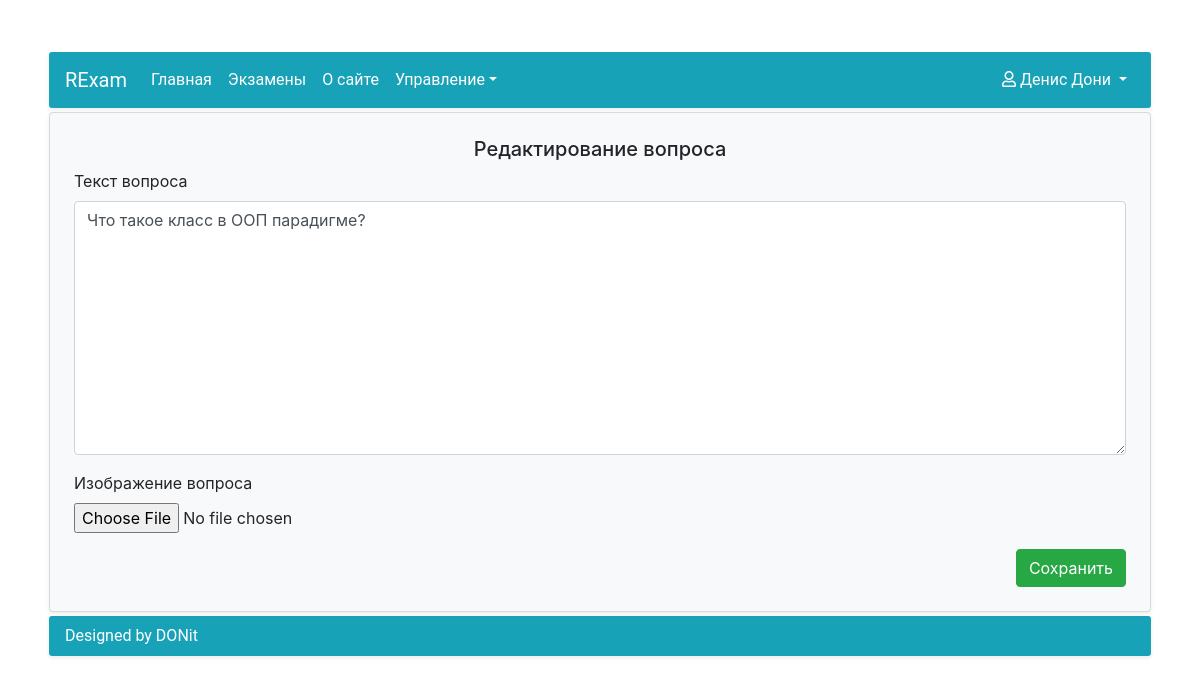
Screenshot of /exams/question_update/7/19 (signed in) with the database file from the repository.
### Accounts/models.py (models this page shows, shortened)
class UserAccount(AbstractUser):
    middle_name = models.CharField(max_length=20, blank=True, null=False, verbose_name=u'Отчество')
    study_group = models.ForeignKey(StudyGroup, on_delete=models.SET_NULL, null=True, blank=True)
    REQUIRED_FIELDS = ['email', 'first_name', 'last_name']
    class Meta:
        verbose_name = u'Пользователь'
        verbose_name_plural = u'Пользователи'

### Exams/models.py (models this page shows, shortened)
class Question(Model):
    question_text = TextField(blank=False, null=False, verbose_name=u'Текст вопроса')
    question_exam = ForeignKey(Exam, blank=False, null=False, on_delete=CASCADE, verbose_name=u'Вопрос к экзамену')
    question_image = ImageField(upload_to='question_images', blank=True, null=True, verbose_name=u'Изображение вопроса')
    class Meta:
        verbose_name = u'Вопрос'
        verbose_name_plural = u'Вопросы'
        db_table = 'exam_questions'

### Exams/views.py (the view, shortened to what this page needs)
# urls.py: path('question_update/<pk>/<int:exam_id>', QuestionUpdate.as_view(), name='QuestionUpdate'),
class QuestionUpdate(PermissionRequiredMixin, UpdateView):
    model = Question
    form_class = QuestionCreateForm
    template_name = 'Exams/Question/QuestionUpdate.html'
    permission_required = 'Exam.change_question'

### Exams/forms.py
class QuestionCreateForm(ModelForm):
    class Meta:
        model = Question
        exclude = ['question_exam']
        widgets = {
            'question_text': Textarea(attrs={'class': 'form-control', 'placeholder': 'Текст вопроса'}),
        }

### Exams/templates/Exams/Question/QuestionUpdate.html (shortened to what this page needs)
{% extends 'RExam/BaseContent.html' %}
{% block content %}
    <div class="card bg-light shadow-sm m-1">
        <form class="p-4" action="" method="post" enctype="multipart/form-data">
            <h5 class="text-center">Редактирование вопроса</h5>
            {% for field in form %}
                <div class="form-group">
                    <label class="d-block" for="{{ field.id_for_label }}">{{ field.label }}</label>
                    {{ field }}
                </div>
            {% endfor %}
            <div class="d-flex justify-content-end">
                <button class="btn btn-success" type="submit">Сохранить</button>
            </div>
        </form>
    </div>
{% endblock content %}

### RExam/templates/RExam/BaseContent.html (shortened to what this page needs)
{% extends 'RExam/base.html' %}
{% block body_start %}
    <div class="d-flex justify-content-center h-100">
        <div class="container mt-lg-5">
            <nav class="navbar navbar-expand-lg navbar-dark bg-info menu shadow-sm m-1">
                <a class="navbar-brand" href="{% url 'HomePage' %}">RExam</a>
                <div class="collapse navbar-collapse" id="navbarSupportedContent">
                    <ul class="navbar-nav mr-auto">
                        <li class="nav-item active">
                            <a class="nav-link" href="{% url 'HomePage' %}">Главная</a>
                        </li>
                        <li class="nav-item active">
                            <a class="nav-link" href="{% url 'ListExams' %}">Экзамены</a>
                        </li>
                        <li class="nav-item active">
                            <a class="nav-link" href="{% url 'AboutPage' %}">О сайте</a>
                        </li>
                        {% if user.is_staff %}
                            <li class="nav-item active dropdown">
                                <a class="nav-link dropdown-toggle active" href="#" id="navbarDropdown" role="button"
                                   data-toggle="dropdown" aria-haspopup="true" aria-expanded="false">Управление</a>
                            </li>
                        {% endif %}
                    </ul>
                    <ul class="nav navbar-nav navbar-right">
                        <li class="nav-item dropdown align-right">
                            <a class="nav-link dropdown-toggle active" href="#" id="navbarDropdown" role="button"
                               data-toggle="dropdown"
                               aria-haspopup="true" aria-expanded="false"><i class="far fa-user"></i>
                                {{ user.get_full_name }}
                            </a>
                        </li>
                    </ul>
                </div>
            </nav>
            {% block content %}{% endblock content %}
            <div class="footer shadow-sm m-1">
                <div class="footer-content bg-info">Designed by DONit</div>
            </div>
        </div>
    </div>
{% endblock body_start %}

### RExam/static/RExam/style.css (style rules this page uses)
html, body { height: 100%; margin: 0; padding: 0; }
body { background: #ffffff; }
.footer-content { font-family: Roboto, sans-serif; border-radius: 3px; color: white; padding: .5rem 1rem; }
.menu { font-family: Roboto, sans-serif; border-radius: 3px; }

### rows the page displays
UserAccount: get_full_name "Денис Дони"
Question: form "Что такое класс в ООП парадигме?"

### other values shown
{{ field.label }} "Текст вопроса" "Изображение вопроса"
